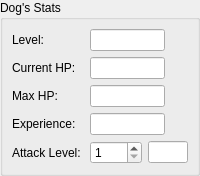
           <widget class="QGroupBox" name="groupBox_4" >
            <property name="title" >
             <string>Dog's Stats</string>
            </property>
            <layout class="QVBoxLayout" >
             <property name="margin" >
              <number>9</number>
             </property>
             <property name="spacing" >
              <number>6</number>
             </property>
             <item>
              <layout class="QGridLayout" >
               <property name="margin" >
                <number>0</number>
               </property>
               <property name="spacing" >
                <number>6</number>
               </property>
               <item row="1" column="0" >
                <widget class="QLabel" name="label_12" >
                 <property name="text" >
                  <string>Current HP: </string>
                 </property>
                 <property name="buddy" >
                  <cstring>stopCheck</cstring>
                 </property>
                </widget>
               </item>
               <item row="4" column="1" >
                <layout class="QHBoxLayout" >
                 <property name="margin" >
                  <number>0</number>
                 </property>
                 <property name="spacing" >
                  <number>6</number>
                 </property>
                 <item>
                  <widget class="QSpinBox" name="dogAttackLevelSpinner" >
                   <property name="maximum" >
                    <number>3</number>
                   </property>
                   <property name="minimum" >
                    <number>1</number>
                   </property>
                   <property name="value" >
                    <number>1</number>
                   </property>
                  </widget>
                 </item>
                 <item>
                  <widget class="QLineEdit" name="dogAttackLevelText" >
                   <property name="minimumSize" >
                    <size>
                     <width>40</width>
                     <height>0</height>
                    </size>
                   </property>
                   <property name="maximumSize" >
                    <size>
                     <width>40</width>
                     <height>16777215</height>
                    </size>
                   </property>
                   <property name="maxLength" >
                    <number>3</number>
                   </property>
                  </widget>
                 </item>
                </layout>
               </item>
               <item row="2" column="0" >
                <widget class="QLabel" name="label_13" >
                 <property name="text" >
                  <string>Max HP: </string>
                 </property>
                 <property name="buddy" >
                  <cstring>stopCheck</cstring>
                 </property>
                </widget>
               </item>
               <item row="1" column="1" >
                <widget class="QLineEdit" name="dogCurrentHPText" >
                 <property name="maximumSize" >
                  <size>
                   <width>75</width>
                   <height>16777215</height>
                  </size>
                 </property>
                 <property name="maxLength" >
                  <number>3</number>
                 </property>
                </widget>
               </item>
               <item row="3" column="0" >
                <widget class="QLabel" name="label_14" >
                 <property name="text" >
                  <string>Experience: </string>
                 </property>
                 <property name="buddy" >
                  <cstring>stopCheck</cstring>
                 </property>
                </widget>
               </item>
               <item row="3" column="1" >
                <widget class="QLineEdit" name="dogExperienceText" >
                 <property name="maximumSize" >
                  <size>
                   <width>75</width>
                   <height>16777215</height>
                  </size>
                 </property>
                 <property name="maxLength" >
                  <number>8</number>
                 </property>
                </widget>
               </item>
               <item row="0" column="1" >
                <widget class="QLineEdit" name="dogLevelText" >
                 <property name="minimumSize" >
                  <size>
                   <width>75</width>
                   <height>0</height>
                  </size>
                 </property>
                 <property name="maximumSize" >
                  <size>
                   <width>75</width>
                   <height>16777215</height>
                  </size>
                 </property>
                 <property name="maxLength" >
                  <number>2</number>
                 </property>
                </widget>
               </item>
               <item row="4" column="0" >
                <widget class="QLabel" name="label_15" >
                 <property name="text" >
                  <string>Attack Level: </string>
                 </property>
                 <property name="buddy" >
                  <cstring>stopCheck</cstring>
                 </property>
                </widget>
               </item>
               <item row="2" column="1" >
                <widget class="QLineEdit" name="dogMaxHPText" >
                 <property name="maximumSize" >
                  <size>
                   <width>75</width>
                   <height>16777215</height>
                  </size>
                 </property>
                 <property name="maxLength" >
                  <number>3</number>
                 </property>
                </widget>
               </item>
               <item row="0" column="0" >
                <widget class="QLabel" name="label_11" >
                 <property name="text" >
                  <string>Level: </string>
                 </property>
                 <property name="buddy" >
                  <cstring>stopCheck</cstring>
                 </property>
                </widget>
               </item>
              </layout>
             </item>
            </layout>
           </widget>
